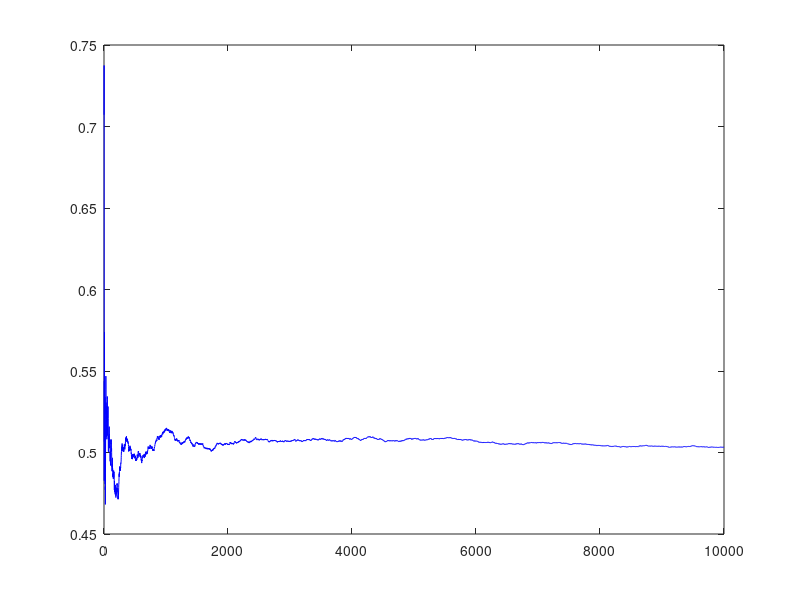

Recreate this plot in MATLAB. (Note: this script raises an error after producing the figure.)
% =========================================================
% Strong Law of Large Numbers (SLLN) – Teamwork 5
%
% Responsible: Eylul Sena Altunsaray
%
% This file documents the SLLN simulation results obtained
% in MATLAB for the following distributions:
%   - Uniform(0,1)
%   - Exponential(lambda = 1)
%   - Pareto(alpha = 3)
%
% Method:
%   For n = 10,000 i.i.d. samples, cumulative means were
%   computed and plotted to observe convergence behavior.
%
% Conclusion:
%   Sample means converge to the theoretical expected value
%   when E[X] exists, confirming the Strong Law of Large
%   Numbers.
% =========================================================

clc;
clear;
close all;

n = 10000;

%% Uniform(0,1)
X = rand(1,n);
cumMean = cumsum(X)./(1:n);
figure;
plot(cumMean,'b');
yline(0.5,'r--');
title('SLLN - Uniform(0,1)');
xlabel('n');
ylabel('Cumulative Mean');

%% Exponential(lambda = 1)
X = exprnd(1,1,n);
cumMean = cumsum(X)./(1:n);
figure;
plot(cumMean,'b');
yline(1,'r--');
title('SLLN - Exponential(1)');
xlabel('n');
ylabel('Cumulative Mean');

%% Pareto(alpha = 3)
alpha = 3;
X = (rand(1,n).^(-1/alpha));
cumMean = cumsum(X)./(1:n);
figure;
plot(cumMean,'b');
yline(1.5,'r--');
title('SLLN - Pareto(\alpha = 3)');
xlabel('n');
ylabel('Cumulative Mean');
Add SLLN analysis notes for Teamwork 5

